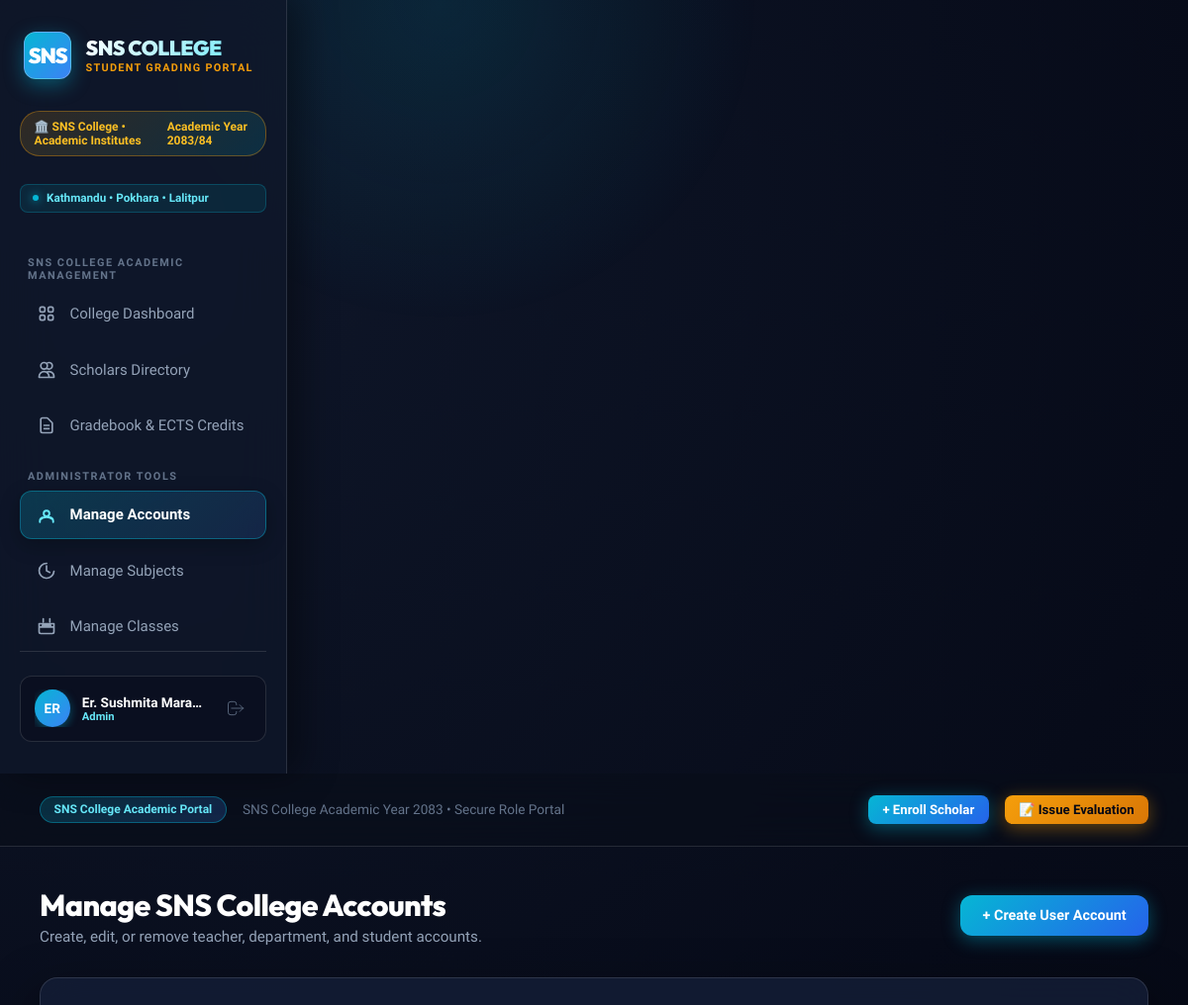
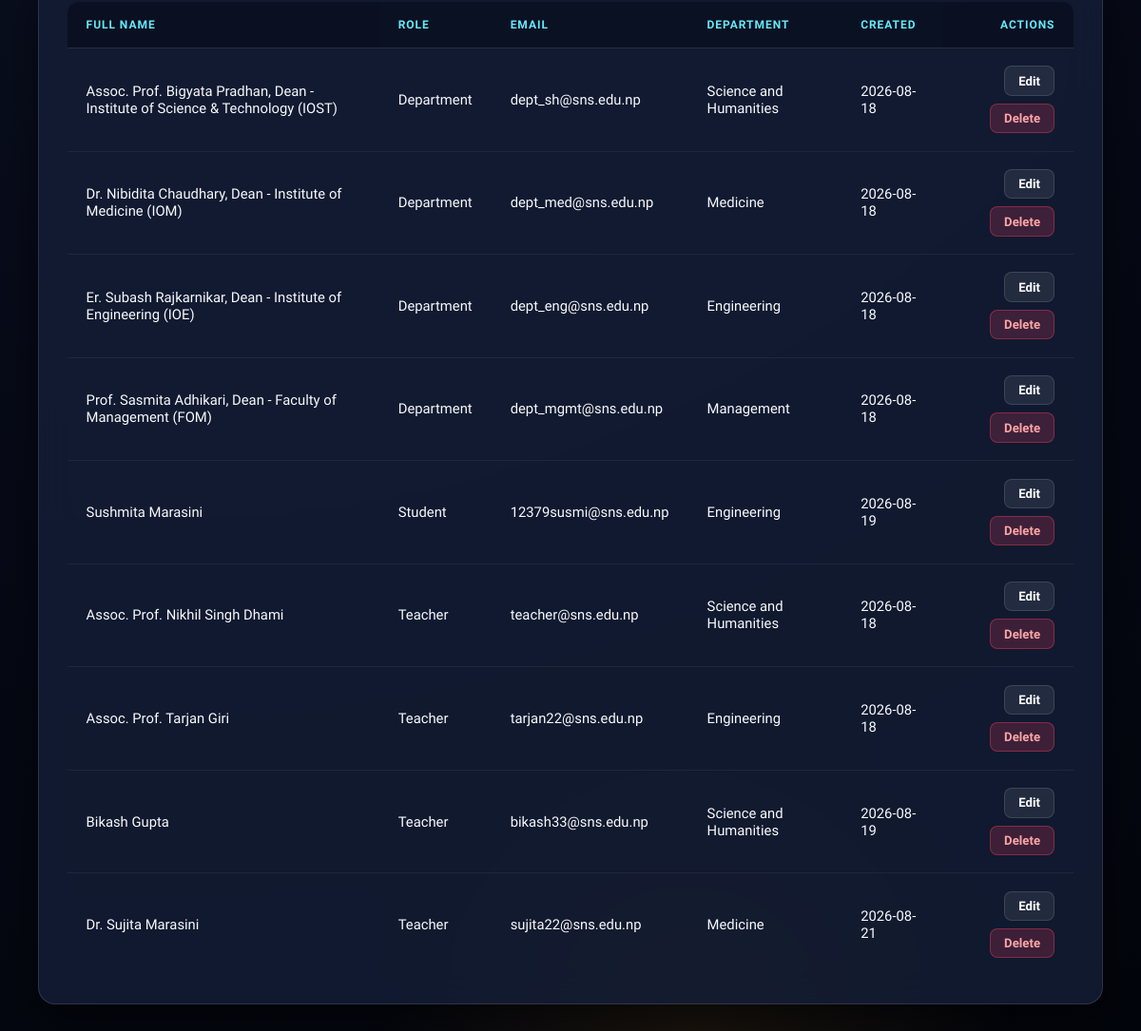
Page /admin/manage-users (signed in) on the committed database (2 pictures, top to bottom).
### models.py (models this page shows, shortened)
class User(db.Model):
    __tablename__ = 'users'
    id = db.Column(db.Integer, primary_key=True)
    username = db.Column(db.String(50), unique=True, nullable=False)
    email = db.Column(db.String(100), unique=True, nullable=False)
    full_name = db.Column(db.String(100), nullable=False)
    password_hash = db.Column(db.String(255), nullable=False)
    role = db.Column(db.String(20), default='Teacher')  # 'Admin', 'Teacher', 'Student'
    department = db.Column(db.String(80), default='General')
    created_at = db.Column(db.DateTime, default=datetime.utcnow)

### app.py (the view)
@app.route('/admin/manage-users')
@login_required
def admin_manage_users():
    if g.user.role != 'Admin':
        flash('Only administrators can manage user accounts.', 'warning')
        return redirect(url_for('dashboard'))
    users = User.query.filter(User.role != 'Admin').order_by(User.role, User.full_name).all()
    return render_template('admin_manage_users.html', users=users)

### app.py (called while the page is built)
@app.before_request
def load_logged_in_user():
    user_id = session.get('user_id')
    if user_id is None:
        g.user = None
    else:
        g.user = User.query.get(user_id)

@app.context_processor
def inject_user():
    return dict(current_user=getattr(g, 'user', None), can_manage_grade=user_can_manage_grade, csrf_token=generate_csrf)

def login_required(f):
    @wraps(f)
    def decorated_function(*args, **kwargs):
        if g.user is None:
            flash('Please log in to access this page.', 'warning')
            return redirect(url_for('login', next=request.url))
        return f(*args, **kwargs)
    return decorated_function

### templates/admin_manage_users.html (shortened to what this page needs)
{% extends 'base.html' %}
{% block content %}
<div class="page-header">
    <div>
        <h1 class="page-title">Manage SNS College Accounts</h1>
        <p class="page-subtitle">Create, edit, or remove teacher, department, and student accounts.</p>
    </div>
    <div>
        <a href="{{ url_for('admin_create_user') }}" class="btn btn-primary">+ Create User Account</a>
    </div>
</div>
<div class="card">
    <div class="table-responsive">
        <table class="data-table">
            <thead>
                <tr>
                    <th>Full Name</th>
                    <th>Role</th>
                    <th>Email</th>
                    <th>Department</th>
                    <th>Created</th>
                    <th style="text-align: right;">Actions</th>
                </tr>
            </thead>
            <tbody>
                {% for user in users %}
                <tr>
                    <td>{{ user.full_name }}</td>
                    <td>{{ user.role }}</td>
                    <td>{{ user.email }}</td>
                    <td>{{ user.department or 'General' }}</td>
                    <td>{{ user.created_at.strftime('%Y-%m-%d') if user.created_at else '–' }}</td>
                    <td style="text-align: right;">
                        <div style="display: flex; justify-content: flex-end; gap: 0.5rem; flex-wrap: wrap;">
                            <a href="{{ url_for('admin_edit_user', user_id=user.id) }}" class="btn btn-secondary btn-sm">Edit</a>
                            <form method="POST" action="{{ url_for('admin_delete_user', user_id=user.id) }}" style="display: inline;" onsubmit="return confirm('Delete this account?');">
                                <button type="submit" class="btn btn-danger btn-sm">Delete</button>
                            </form>
                        </div>
                    </td>
                </tr>
                {% else %}
                <tr>
                    <td colspan="6" style="text-align: center; color: var(--text-muted); padding: 2rem;">No additional user accounts have been registered yet.</td>
                </tr>
                {% endfor %}
            </tbody>
        </table>
    </div>
</div>
{% endblock %}

### templates/base.html (shortened to what this page needs)
<DOCTYPE html>
<html lang="en">
<head>
</head>
<body>
    {% if g.user %}
    <aside class="sidebar">
        <a href="{{ url_for('dashboard') }}" class="university-brand">
            <div class="crest-icon">SNS</div>
            <div class="brand-text">
                <span class="brand-name">SNS COLLEGE</span>
                <span class="brand-sub">Student Grading Portal</span>
            </div>
        </a>
        <div class="world-rank-badge">
            <span>🏛️ SNS College • Academic Institutes</span>
            <span>Academic Year 2083/84</span>
        </div>
        <div class="campus-pill">
            <span class="pulse-dot"></span>
            <span>Kathmandu • Pokhara • Lalitpur</span>
        </div>
        <div class="nav-section-title">SNS College Academic Management</div>
        <ul class="nav-links">
            <li>
                <a href="{{ url_for('dashboard') }}" class="nav-link {% if request.endpoint == 'dashboard' %}active{% endif %}">
                    <span>College Dashboard</span>
                </a>
            </li>
            <li>
                <a href="{{ url_for('students') }}" class="nav-link {% if request.endpoint in ['students', 'add_student', 'edit_student'] %}active{% endif %}">
                    <svg fill="none" viewBox="0 0 24 24" stroke="currentColor">
                        <path stroke-linecap="round" stroke-linejoin="round" d="M12 4.354a4 4 0 110 5.292M15 21H3v-1a6 6 0 0112 0v1zm0 0h6v-1a6 6 0 00-9-5.197M13 7a4 4 0 11-8 0 4 4 0 018 0z" />
                    </svg>
                    <span>Scholars Directory</span>
                </a>
            </li>
            <li>
                <a href="{{ url_for('grades') }}" class="nav-link {% if request.endpoint == 'grades' %}active{% endif %}">
                    <svg fill="none" viewBox="0 0 24 24" stroke="currentColor">
                        <path stroke-linecap="round" stroke-linejoin="round" d="M9 12h6m-6 4h6m2 5H7a2 2 0 01-2-2V5a2 2 0 012-2h5.586a1 1 0 01.707.293l5.414 5.414a1 1 0 01.293.707V19a2 2 0 01-2 2z" />
                    </svg>
                    <span>Gradebook & ECTS Credits</span>
                </a>
            </li>
        </ul>
        {% if g.user.role == 'Admin' %}
        <div class="nav-section-title">Administrator Tools</div>
        <ul class="nav-links">
            <li>
                <a href="{{ url_for('admin_manage_users') }}" class="nav-link {% if request.endpoint in ['admin_manage_users', 'admin_create_user', 'admin_edit_user'] %}active{% endif %}">
                    <svg fill="none" viewBox="0 0 24 24" stroke="currentColor">
                        <path stroke-linecap="round" stroke-linejoin="round" d="M5.121 17.804A9.953 9.953 0 0112 15c2.39 0 4.604.8 6.379 2.152M15 11a3 3 0 11-6 0 3 3 0 016 0zM19 20v-1a4 4 0 00-4-4H9a4 4 0 00-4 4v1" />
                    </svg>
                    <span>Manage Accounts</span>
                </a>
            </li>
            <li>
                <a href="{{ url_for('admin_manage_subjects') }}" class="nav-link {% if request.endpoint in ['admin_manage_subjects', 'admin_create_subject', 'admin_edit_subject'] %}active{% endif %}">
                    <svg fill="none" viewBox="0 0 24 24" stroke="currentColor">
                        <path stroke-linecap="round" stroke-linejoin="round" d="M12 6v6l4 2" />
                        <path stroke-linecap="round" stroke-linejoin="round" d="M21 12.79A9 9 0 1112.21 3" />
                    </svg>
                    <span>Manage Subjects</span>
                </a>
            </li>
            <li>
                <a href="{{ url_for('admin_manage_classes') }}" class="nav-link {% if request.endpoint in ['admin_manage_classes', 'admin_create_class', 'admin_edit_class'] %}active{% endif %}">
                    <svg fill="none" viewBox="0 0 24 24" stroke="currentColor">
                        <path stroke-linecap="round" stroke-linejoin="round" d="M8 7V3m8 4V3m-9 8h10M3 13h18M5 21h14a2 2 0 002-2V9H3v10a2 2 0 002 2z" />
                    </svg>
                    <span>Manage Classes</span>
                </a>
            </li>
        </ul>
        {% endif %}
        <div class="sidebar-footer">
            <div class="user-profile-card">
                <div style="display: flex; align-items: center; gap: 0.75rem; overflow: hidden;">
                    <div class="user-avatar">
                        {{ g.user.full_name[:2].upper() }}
                    </div>
                    <div class="user-info">
                        <span class="user-name">{{ g.user.full_name }}</span>
                        <span class="user-role-badge">{{ g.user.role }}</span>
                    </div>
                </div>
                <a href="{{ url_for('logout') }}" class="btn-logout-icon" title="Sign Out">
                    <svg width="20" height="20" fill="none" viewBox="0 0 24 24" stroke="currentColor">
                        <path stroke-linecap="round" stroke-linejoin="round" d="M17 16l4-4m0 0l-4-4m4 4H7m6 4v1a3 3 0 01-3 3H6a3 3 0 01-3-3V7a3 3 0 013-3h4a3 3 0 013 3v1" />
                    </svg>
                </a>
            </div>
        </div>
    </aside>
    {% endif %}
    <div class="main-wrapper">
        {% if g.user %}
        <header class="topbar">
            <div class="topbar-title-section">
                <span class="portal-tag">SNS College Academic Portal</span>
                <span style="color: var(--text-dim); font-size: 0.85rem;">SNS College Academic Year 2083 • Secure Role Portal</span>
            </div>
            <div class="topbar-actions">
                {% if g.user.role != 'Student' %}
                    <a href="{{ url_for('add_student') }}" class="btn btn-primary btn-sm">+ Enroll Scholar</a>
                    <a href="{{ url_for('grades') }}" class="btn btn-gold btn-sm">📝 Issue Evaluation</a>
                {% endif %}
            </div>
        </header>
        {% endif %}
        <main class="content-body">
            {% block content %}{% endblock %}
        </main>
    </div>
</body>
</html>

### rows in the picture
User: user "ER", user.full_name "Er. Sushmita Mara…", user.role "Admin"
User: full_name "Assoc. Prof. Bigyata Pradhan, Dean - Institute of Science & Technology (IOST)", role "Department", email "dept_sh@sns.edu.np", department "Science and Humanities", created_at "2026-08-18"
User: full_name "Dr. Nibidita Chaudhary, Dean - Institute of Medicine (IOM)", role "Department", email "dept_med@sns.edu.np", department "Medicine", created_at "2026-08-18"
User: full_name "Er. Subash Rajkarnikar, Dean - Institute of Engineering (IOE)", role "Department", email "dept_eng@sns.edu.np", department "Engineering", created_at "2026-08-18"
User: full_name "Prof. Sasmita Adhikari, Dean - Faculty of Management (FOM)", role "Department", email "dept_mgmt@sns.edu.np", department "Management", created_at "2026-08-18"
User: full_name "Sushmita Marasini", role "Student", email "12379susmi@sns.edu.np", department "Engineering", created_at "2026-08-19"
User: full_name "Assoc. Prof. Nikhil Singh Dhami", role "Teacher", email "teacher@sns.edu.np", department "Science and Humanities", created_at "2026-08-18"
User: full_name "Assoc. Prof. Tarjan Giri", role "Teacher", email "tarjan22@sns.edu.np", department "Engineering", created_at "2026-08-18"
User: full_name "Bikash Gupta", role "Teacher", email "bikash33@sns.edu.np", department "Science and Humanities", created_at "2026-08-19"
User: full_name "Dr. Sujita Marasini", role "Teacher", email "sujita22@sns.edu.np", department "Medicine", created_at "2026-08-21"
